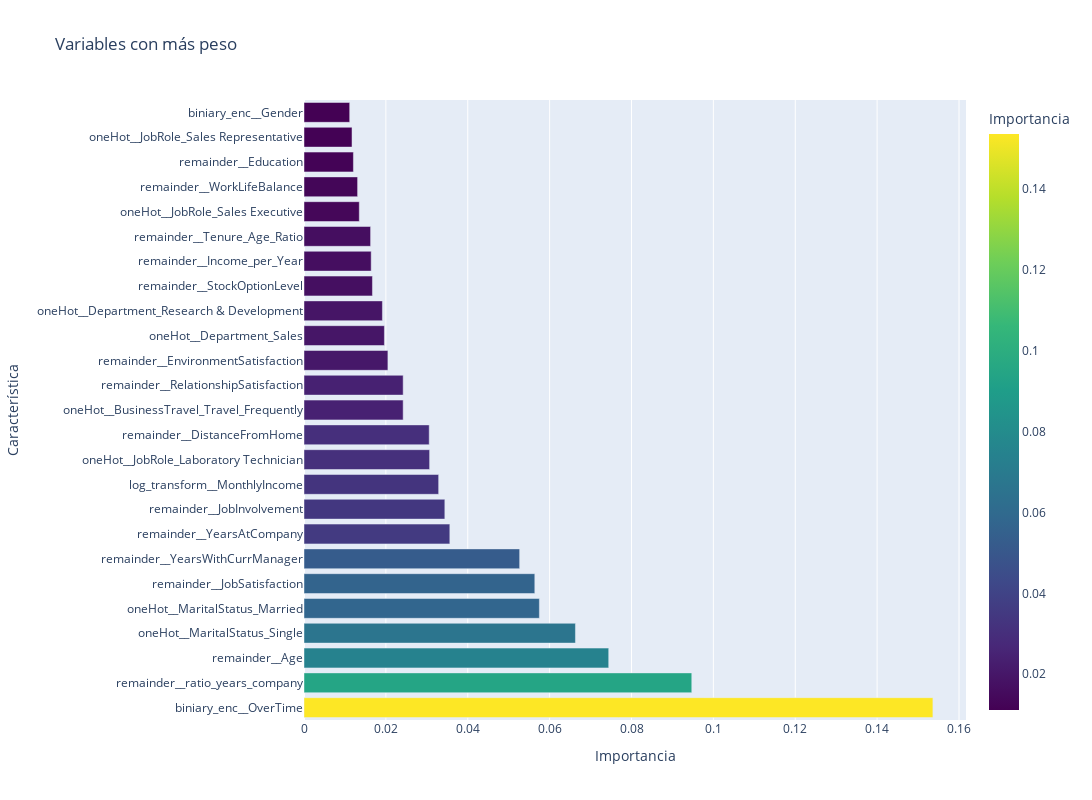

This figure's notebook cell:
### Markdown cell above
El modelo ha conseguido un AUC de 0.72, que es bastante aceptable, aunque esta lejos de un modelo óptimo. Se puede observar como la subida no es tan agresiva como en el modelo anterior, pero si coincide en el mismo punto de Tasa de Falsos Positivos. Al pasar el 0.2, la curva se desplaza horizontalmente hacia la derecha, de forma más calmada. No se acerca demasiado a la esquina superior izquierda, lo que indica que el modelo no logra un equilibrio óptimo entre sensibilidad y especificidad en todos los umbrales. Aunque el modelo se aleja del azar(0.5), aun sigue lejos de un rendimiento óptimo.

### Code cell
feature_names = rf_optimizado.named_steps['preprocessing'].get_feature_names_out()

fi = get_feature_importances(rf_model, feature_names)
gr = show_feature_importances(fi)
gr

### Figure 1 — Plotly figure (JSON) as saved in the notebook; plotly's stock layout.template omitted (floating-point values rounded to 4 significant figures)
{"data": [{"hovertemplate": "Importancia=%{marker.color}<br>Característica=%{y}<extra></extra>", "legendgroup": "", "marker": {"color": [0.1536, 0.09472, 0.07443, 0.06631, 0.0575, 0.05638, 0.05268, 0.03562, 0.0344, 0.03289, 0.03069, 0.03059, 0.02423, 0.02422, 0.0205, 0.01964, 0.01916, 0.01672, 0.01641, 0.01627, 0.01351, 0.01309, 0.01207, 0.01173, 0.01116], "coloraxis": "coloraxis", "pattern": {"shape": ""}}, "name": "", "orientation": "h", "showlegend": false, "textposition": "auto", "type": "bar", "x": [0.1536, 0.09472, 0.07443, 0.06631, 0.0575, 0.05638, 0.05268, 0.03562, 0.0344, 0.03289, 0.03069, 0.03059, 0.02423, 0.02422, 0.0205, 0.01964, 0.01916, 0.01672, 0.01641, 0.01627, 0.01351, 0.01309, 0.01207, 0.01173, 0.01116], "xaxis": "x", "y": ["biniary_enc__OverTime", "remainder__ratio_years_company", "remainder__Age", "oneHot__MaritalStatus_Single", "oneHot__MaritalStatus_Married", "remainder__JobSatisfaction", "remainder__YearsWithCurrManager", "remainder__YearsAtCompany", "remainder__JobInvolvement", "log_transform__MonthlyIncome", "oneHot__JobRole_Laboratory Technician", "remainder__DistanceFromHome", "oneHot__BusinessTravel_Travel_Frequently", "remainder__RelationshipSatisfaction", "remainder__EnvironmentSatisfaction", "oneHot__Department_Sales", "oneHot__Department_Research & Development", "remainder__StockOptionLevel", "remainder__Income_per_Year", "remainder__Tenure_Age_Ratio", "oneHot__JobRole_Sales Executive", "remainder__WorkLifeBalance", "remainder__Education", "oneHot__JobRole_Sales Representative", "biniary_enc__Gender"], "yaxis": "y"}], "layout": {"barmode": "relative", "coloraxis": {"colorbar": {"title": {"text": "Importancia"}}, "colorscale": [[0, "#440154"], [0.1111, "#482878"], [0.2222, "#3e4989"], [0.3333, "#31688e"], [0.4444, "#26828e"], [0.5556, "#1f9e89"], [0.6667, "#35b779"], [0.7778, "#6ece58"], [0.8889, "#b5de2b"], [1, "#fde725"]]}, "height": 800, "legend": {"tracegroupgap": 0}, "title": {"text": "Variables con más peso"}, "width": 1200, "xaxis": {"anchor": "y", "domain": [0, 1], "title": {"text": "Importancia"}}, "yaxis": {"anchor": "x", "domain": [0, 1], "title": {"text": "Característica"}}}}
